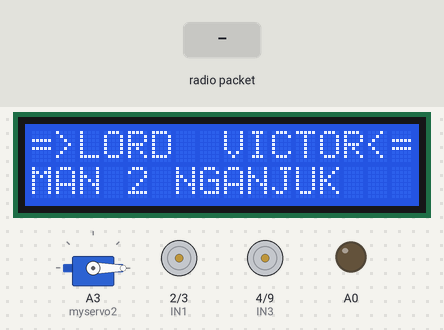
Simulated run of this sketch. Board: Arduino Uno, built with avr-gcc and run on an emulated ATmega328P. On the bench: servo, 16×2 character LCD, motor-driver pin pairs drawn as motors (green arrow = first pin HIGH = forward, orange = second pin HIGH = backward, longer = more drive, scaled by the enable pin), output pins drawn as LEDs (lit = HIGH). The inputs (shaded band) are chosen by the test bench. No radio packets arrive unless stated; what the sketch prints to the serial monitor is not drawn.

Above: at 1.2 s.
1.3 s: radio packet "PU" arrives
At 2.2 s:
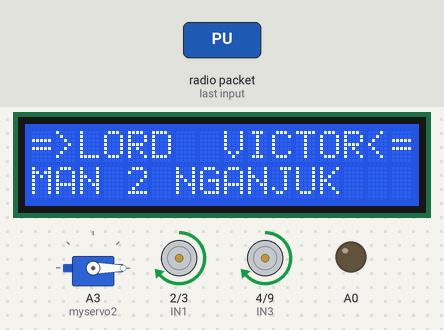
2.8 s: radio packet "PD" arrives
At 3.3 s:
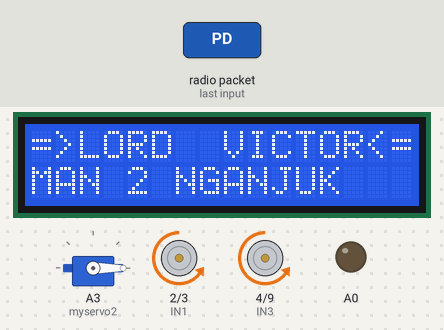
4.3 s: radio packet "PR" arrives
At 5.5 s:
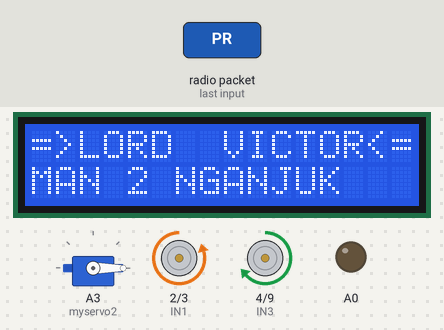
5.8 s: radio packet "PL" arrives
At 6.8 s:
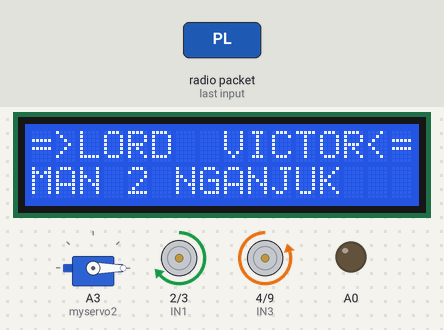
7.3 s: radio packet "SELECT" arrives
At 8.0 s:
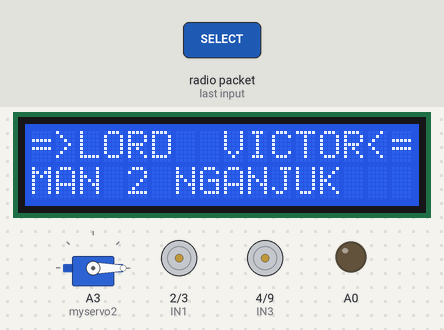
8.8 s: radio packet "START" arrives
At 10.2 s:
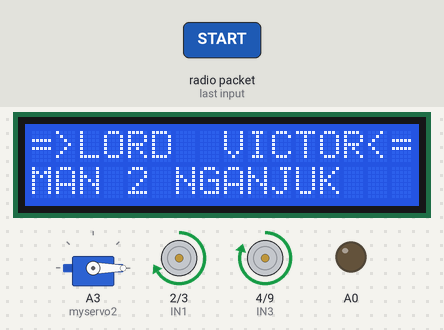
Timing chart, 0 to 11.3 s (numbered marks = the images above; inputs shaded):
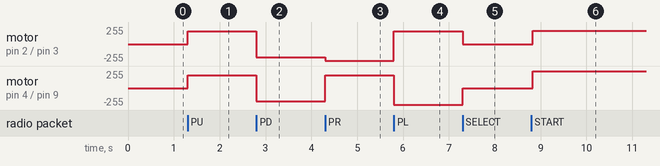

Measured:
- after the input at 1.3 s, motor on pin 2 (IN1) / pin 3 (IN2), motor on pin 4 (IN3) / pin 9 (IN4): stopped → forward 190/255 at once
- after the input at 2.8 s, motor on pin 2 (IN1) / pin 3 (IN2), motor on pin 4 (IN3) / pin 9 (IN4): forward 190/255 → backward 195/255 at once
- after the input at 4.3 s, motor on pin 2 (IN1) / pin 3 (IN2): backward 195/255 → backward 250/255 at once; motor on pin 4 (IN3) / pin 9 (IN4): backward 195/255 → forward 190/255 at once
- after the input at 5.8 s, motor on pin 2 (IN1) / pin 3 (IN2): backward 250/255 → forward 190/255 at once; motor on pin 4 (IN3) / pin 9 (IN4): forward 190/255 → backward 250/255 at once
- after the input at 7.3 s, motor on pin 2 (IN1) / pin 3 (IN2): forward 190/255 → stopped at once; motor on pin 4 (IN3) / pin 9 (IN4): backward 250/255 → stopped at once
- after the input at 8.8 s, motor on pin 2 (IN1) / pin 3 (IN2): stopped → forward 200/255 at once; motor on pin 4 (IN3) / pin 9 (IN4): stopped → forward 250/255 at once

The sketch:

NRF_RECEIVER_ADDRESS2.ino
```cpp
//RECEIVER

#include <Wire.h>
#include <LiquidCrystal_I2C.h>
#include <SPI.h>
#include <nRF24L01.h>
#include <RF24.h>
#include <Servo.h>

Servo myservo, myservo2;
const int ENA = 5;  // Pin PWM untuk motor kiri
const int IN1 = 2;  // Pin kontrol arah motor kiri
const int IN2 = 3;  // Pin kontrol arah motor kiri
const int IN3 = 4;  // Pin kontrol arah motor kanan
const int IN4 = 9;  // Pin kontrol arah motor kanan
const int ENB = 6;  // Pin PWM untuk motor kanan

int sudut = 0;

int run = 0;
int speed = 185;  /// speed dasar yang perlu di atur
int speed_lose = 80;
int speed_basic = 0;
int suduta[] = { 0, 120, 178 };

RF24 radio(7, 8);  // CE, CSN
const byte address[10] = "ALAMAT2";
// const byte address[10] = "ADDRESS1";

LiquidCrystal_I2C lcd(0x27, 16, 2);  // Alamat I2C LCD, ukuran 16x2

void setup() {
  Serial.begin(9600);
  myservo2.attach(A3);
  myservo2.write(0);

  speed_basic = speed;
  pinMode(ENA, OUTPUT);
  pinMode(IN1, OUTPUT);
  pinMode(IN2, OUTPUT);
  pinMode(IN3, OUTPUT);
  pinMode(IN4, OUTPUT);
  pinMode(ENB, OUTPUT);
  pinMode(A0, OUTPUT);

  radio.begin();
  radio.openReadingPipe(1, address);
  radio.setPALevel(RF24_PA_MIN);
  radio.startListening();
  myservo2.attach(A3);

  lcd.backlight();
  lcd.begin();
  lcd.setCursor(0, 0);
  lcd.print("=>LORD  VICTOR<=");
  lcd.setCursor(0, 1);
  lcd.print("MAN 2 NGANJUK");
}

void loop() {

  if (radio.available()) {
    char text[32] = "";  // Menggunakan array yang cukup besar
    radio.read(&text, sizeof(text));

    // lcd.clear();
    // lcd.setCursor(0, 0);
    // lcd.print("Pesan diterima:");
    // lcd.setCursor(0, 1);
    // lcd.print(text);

    Serial.print("Pesan diterima: ");
    Serial.println(text);
    if (String(text) == "PU") {  //maju manual
      set_motor(speed + 5, speed + 5);
      Serial.print("00000 ");
    }

    if (String(text) == "PD") {  /// mundur manua l
      set_motor(-speed - 10, -speed - 10);
      Serial.print("00000 ");
    }

    if (String(text) == "PR") {  ///kanan manual
      set_motor(-250, 190);
      Serial.print("00000 ");
    }

    if (String(text) == "PL") {  //// kiri manual
      set_motor(190, -250);
      Serial.print("00000 ");
    }

    if (String(text) == "R1") {  //// turbo
      speed = speed_basic + 50;
    }
    if (String(text) == "SELECT") {  /// stop mode otomatis
      run = 0;
      set_motor(0, 0);
    }
    if (String(text) == "R2") {  /// stop mode otomatis
      set_motor(180, 180);
    }

    if (String(text) == "START") {  /// start mode otomatis
      run = 1;
    }
    //// naik turun gripper
    if (String(text) == "L1") {
      digitalWrite(A0, HIGH);
      set_motor(0, 255);
    }
    if (String(text) == "L2") {
      digitalWrite(A0, HIGH);
      set_motor(0, -255);
    }
    ///// PROGRAM SERVO
    if (String(text) == "A") {
      myservo.attach(A2);
      myservo.write(73);
      // myservo.detach();
    }

    if (String(text) == "O") {
      myservo.attach(A2);
      myservo.write(50);
      // myservo.detach();
    }

    // if (String(text) == "X") {
    //   sudut=sudut+1;
    //   if(sudut>180){
    //     sudut=180;
    //   }
    //   myservo2.write(sudut);
    //   // myservo.detach();
    // }

    // if (String(text) == "D") {
    //   sudut=sudut-1;
    //   if(sudut<0){
    //     sudut=0;
    //   }
    //   myservo2.write(sudut);
    //   // myservo.detach();
    // }

    //// setting kecepatan dan waktu belok analoG
    if (String(text) == "AR") {
      set_motor(-170, 170);  //kecepatan (kanan.....kiri)
      delay(300);            //waktu

    } else if (String(text) == "AL") {
      set_motor(170, -170);  //kecepatan (kanan.....kiri)
      delay(300);            //waktu
    }


    if (String(text) == "r1stop") {
      speed = speed_basic;
      digitalWrite(A0, 0);
    } else if (String(text).indexOf("stop") > 0) {
      set_motor(0, 0);
      Serial.print("Pesa ");
      digitalWrite(A0, 0);
    }
    if (String(text) == "redstop" or String(text) == "greenstop") {
      // myservo.detach();
    }
    //putar bak
    if (String(text) == "bluestop") {
      sudut = sudut + 1;
      if (sudut > 2) {
        sudut = 2;
      }
      myservo2.write(suduta[sudut]);
      // myservo.detach();
    }
    delay(15);
    if (String(text) == "pinkstop") {
      sudut = sudut - 1;
      if (sudut < 0) {
        sudut = 0;
      }
      myservo2.write(suduta[sudut]);
      // myservo.detach();
    }
    delay(15);
  }

  if (run == 1) {  //speed motor start (kanan.....kiri)
    set_motor(speed + 15, speed + 15);
    Serial.println("run run");
  }
  // Logika tambahan dapat ditambahkan di sini
}


void set_motor(int speed_kiri, int speed_kanan) {
  // Mengatur kecepatan motor kiri
  if (speed_kiri >= 0) {
    analogWrite(ENA, speed_kiri);
    digitalWrite(IN1, HIGH);
    digitalWrite(IN2, LOW);
  } else {
    analogWrite(ENA, -speed_kiri);
    digitalWrite(IN1, LOW);
    digitalWrite(IN2, HIGH);
  }

  // Mengatur kecepatan motor kanan
  if (speed_kanan >= 0) {
    analogWrite(ENB, speed_kanan);
    digitalWrite(IN3, HIGH);
    digitalWrite(IN4, LOW);
  } else {
    analogWrite(ENB, -speed_kanan);
    digitalWrite(IN3, LOW);
    digitalWrite(IN4, HIGH);
  }
}
```
